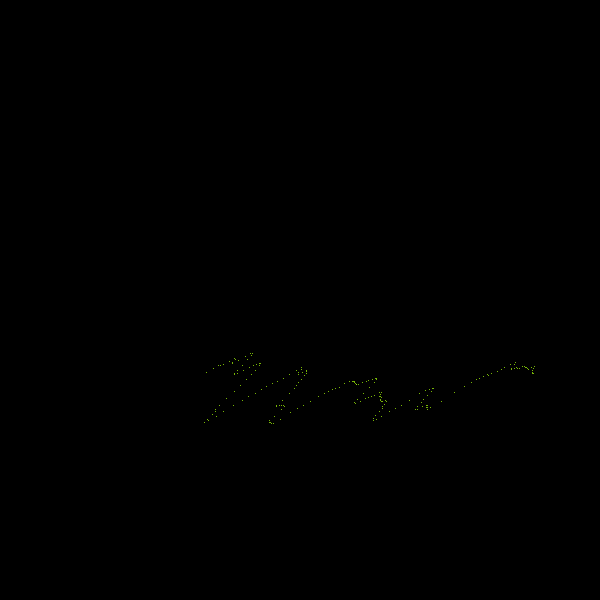
Frame 1 (no input)
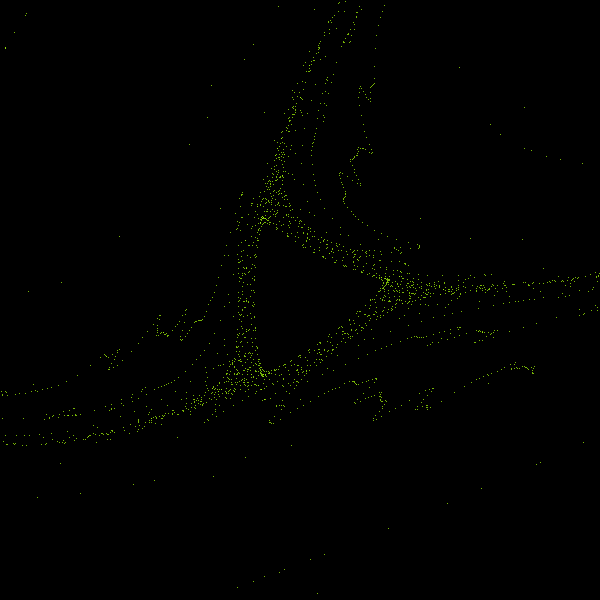
Frame 60 (the mouse pressed at the canvas centre just before this capture)
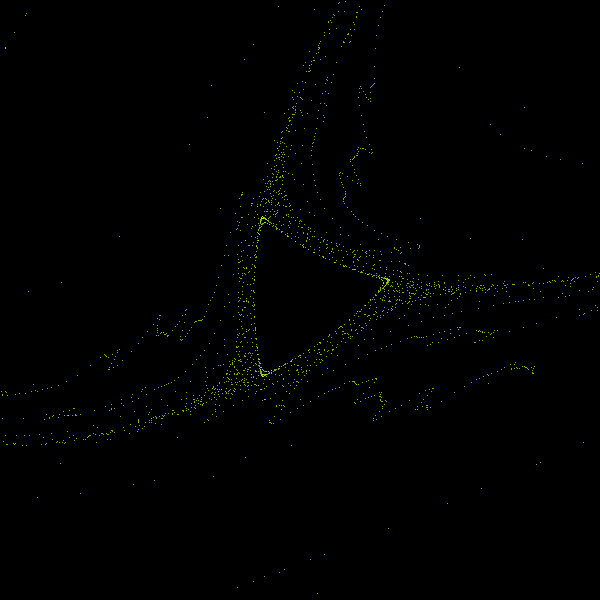
Frame 120 (the mouse held since frame 60 and released just before this capture)

The Processing sketch that drew these frames (run headless with seeded random() and noise(); from frame 60 on, the mouse is pressed at the canvas centre):

// Processing sketch: processing_106214
// ── processing_106214.pde

//Henon phase strange attractor
//Ale González, Public Domain, 2013
//I only fiddled w/ a few values...
//Color tweaks background to black, points to green
//f value changed to negative changing direction of rotation.
//int N = dropped to 200, e=10 taken out completely


int N= 200,  cx, cy;//e=10,
float A, C, S, f;
Henon[] henons;

void setup()
{
  size (600, 600); 
  noFill();
  stroke (#A8FF08);//(0x20000000);
  cx= width/2;
  cy= height/2;
  f= -200;
  reset ();
}

void reset ()
{
  A= random (TWO_PI);
  C= cos(A); 
  S= sin(A);
  float a = 1./N;
  henons = new Henon[N];
  for (int i=0; i<N; henons[i++]= new Henon (i*a, noise (i*.05)));
  background (#000000);//#ffffff
}

void draw () { 
  for (int i=0; i<N; henons[i++].go_henons_go());
}

void mouseClicked () { 
  reset ();
}

//

class Henon
{
  float x, y, k;

  Henon (float X, float Y) {
    x = X; 
    y = Y;
  }

  void go_henons_go () {
    k = y - x*x;
    y = (x * S) + (k * C);
    x = (x * C) - (k * S); 
    point (cx + f*x, cy + f*y);
  }
}
